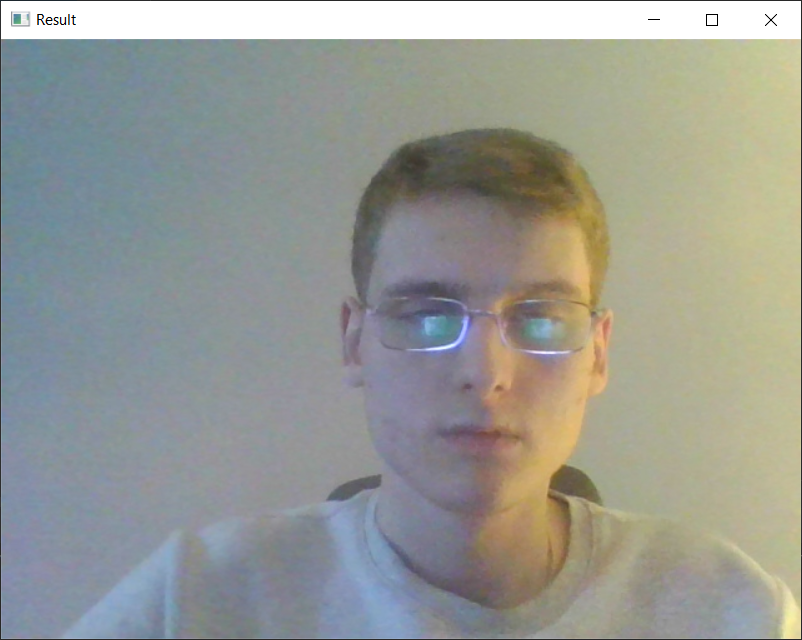
#> input picture Lab - 8/Liashuk.png, 802 x 640 px
$ python LR_8_Task_2.py
#> lines starting #> are read from the running program, lines starting #| are printed output that depends on the picture; after the words box and inside, x2 and y2 are one past the last pixel; in counts of white or black regions, pixels touching at a corner belong together
import cv2
import numpy as np

img = cv2.imread("Liashuk.png")
#> img is the input picture: shape (640, 802, 3); mean B, G, R 148.2, 154.6, 152.5
kernel = np.ones((5,5),np.uint8)
imgGray = cv2.cvtColor(img,cv2.COLOR_BGR2GRAY)
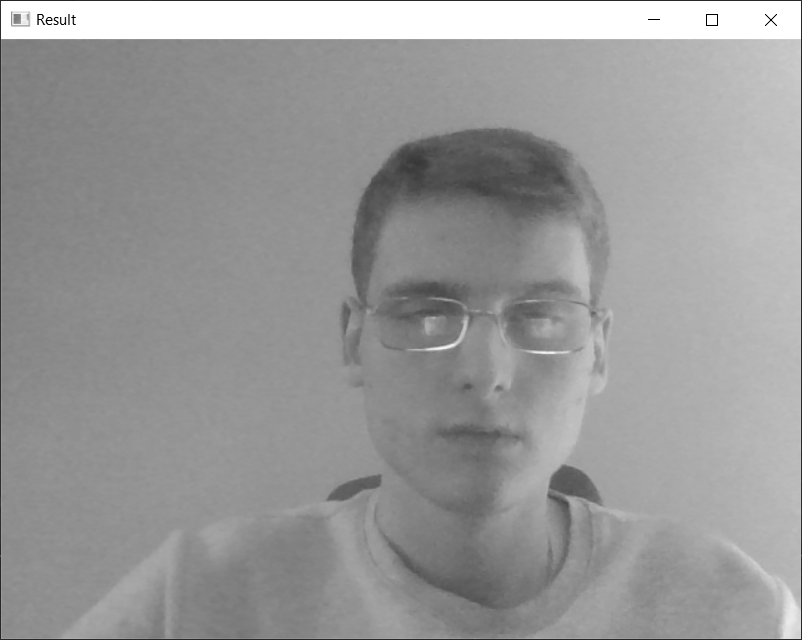
#> imgGray: shape (640, 802); min 0, max 255, mean 153.2
imgBlur = cv2.GaussianBlur(imgGray,(7,7),0)
imgCanny = cv2.Canny(img,50,50)
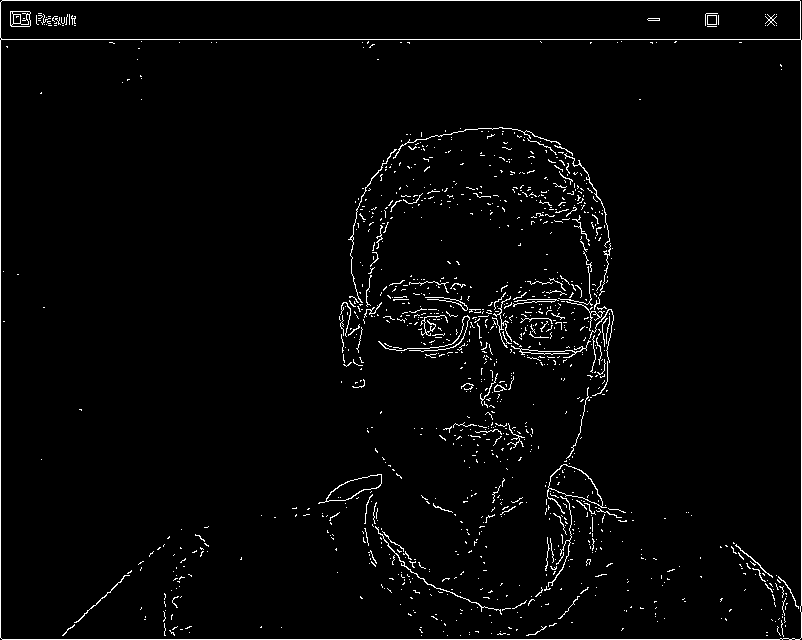
#> imgCanny: shape (640, 802); 2.6% white in thin lines or dots
imgDialation = cv2.dilate(imgCanny,kernel,iterations=1)
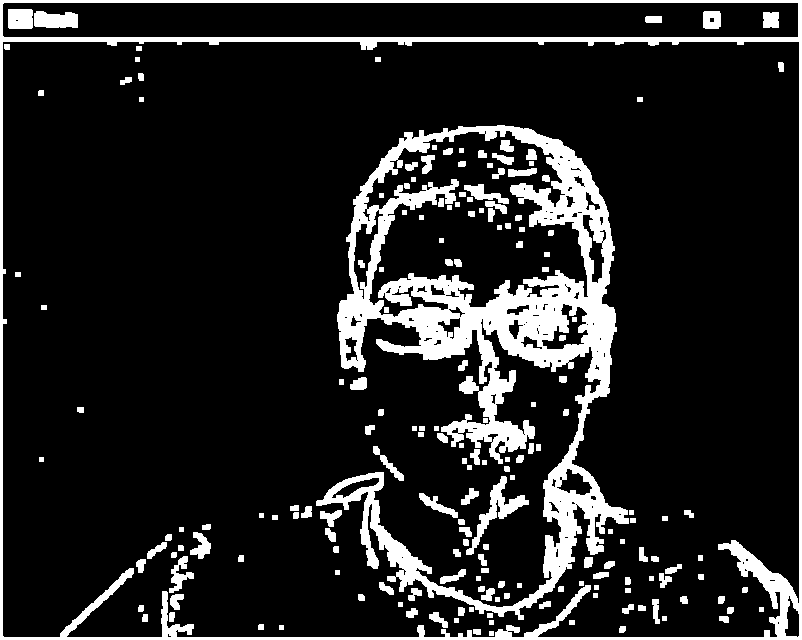
#> imgDialation: shape (640, 802); 13.7% white; 184 white regions, largest, box (x1, y1, x2, y2) and area: (316, 125, 629, 620) 39442, (0, 0, 802, 640) 17177, (466, 476, 529, 555) 1069
imgEroded = cv2.erode(imgDialation,kernel,iterations=1)
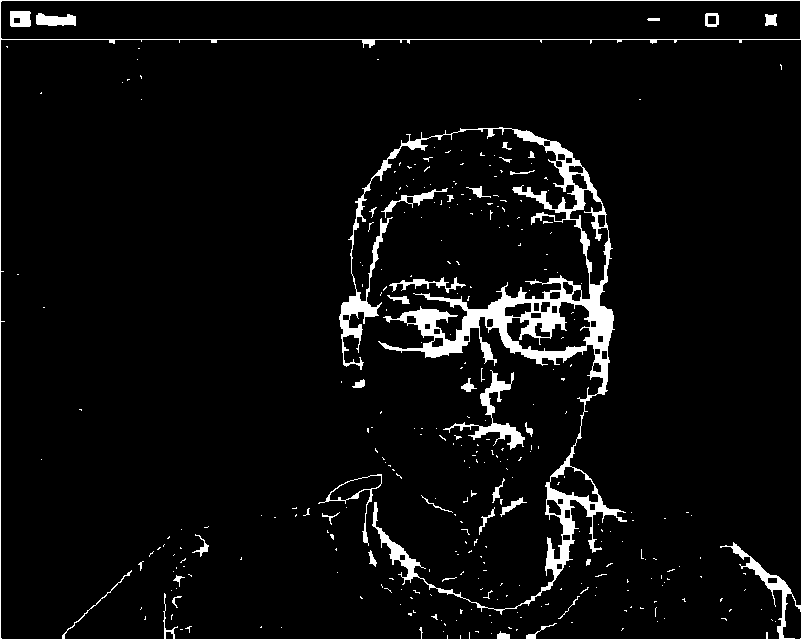
#> imgEroded: shape (640, 802); 5.1% white; 313 white regions (278 under 20 px), largest, box (x1, y1, x2, y2) and area: (339, 127, 627, 615) 15459, (0, 0, 802, 640) 5295, (443, 370, 525, 450) 1172

cv2.imshow("Liashuk ",img)
cv2.imshow("Gray Image",imgGray)
cv2.imshow("Blur Image",imgBlur)
cv2.imshow("Canny Image",imgCanny)
cv2.imshow("Dialation Image",imgDialation)
cv2.imshow("Eroded Image",imgEroded)
cv2.waitKey(0)

$ run again, with Lab - 8/coins_2.JPG saved as Lab - 8/Liashuk.png
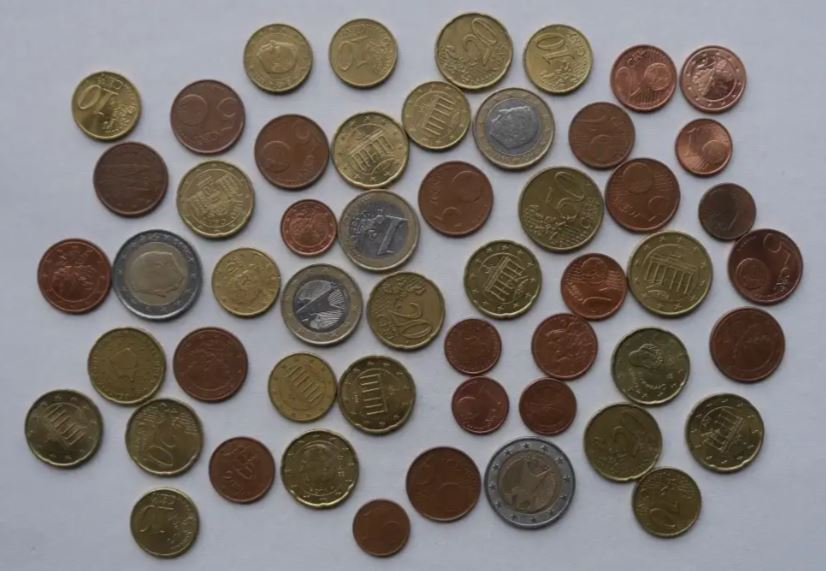
#> input picture Lab - 8/coins_2.JPG, 826 x 571 px
#> img is the input picture: shape (571, 826, 3); mean B, G, R 114.7, 118.8, 125.6
#> `imgCanny = cv2.Canny(img,50,50)`:
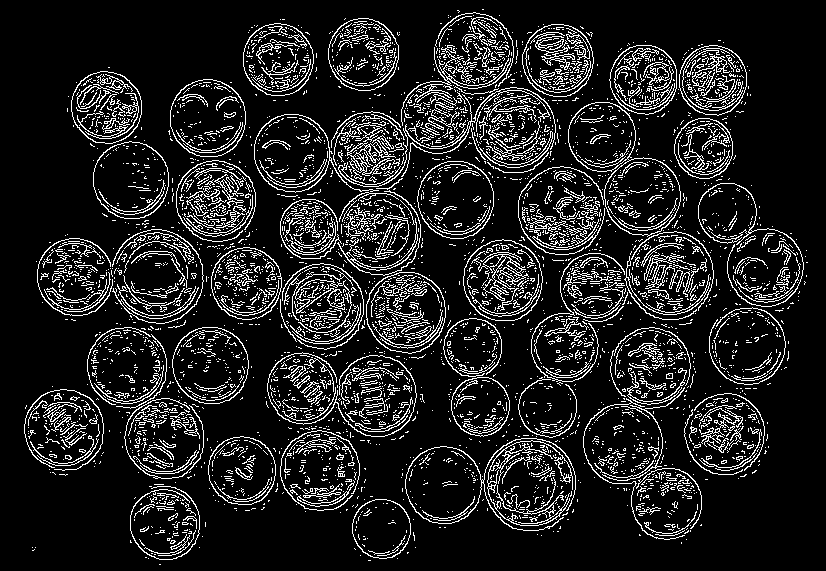
#> imgCanny: shape (571, 826); 12.6% white in thin lines or dots
#> imgDialation: shape (571, 826); 51.8% white; 589 black regions (420 under 20 px), largest, box (x1, y1, x2, y2) and area: (0, 0, 826, 571) 156376, (154, 284, 298, 460) 6290, (346, 342, 505, 507) 6126
#> `imgEroded = cv2.erode(imgDialation,kernel,iterations=1)`:
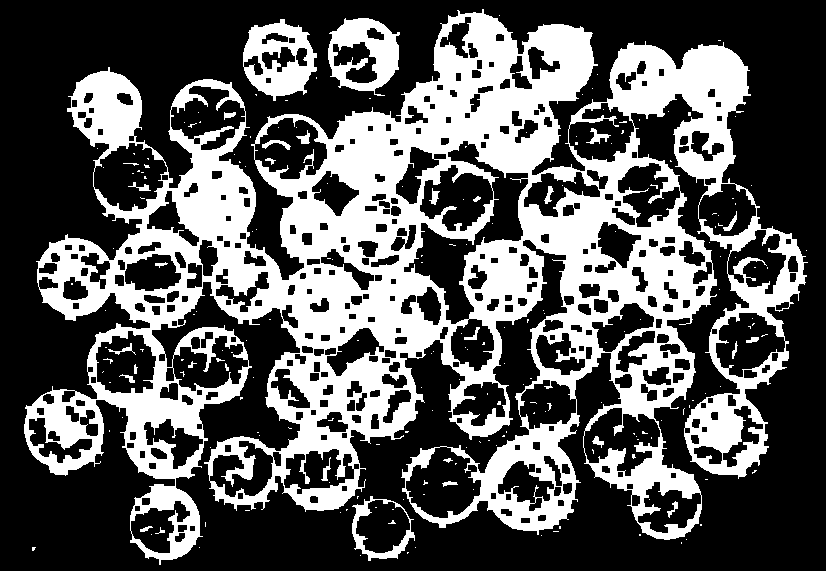
#> imgEroded: shape (571, 826); 35.2% white; 210 white regions (179 under 20 px), largest, box (x1, y1, x2, y2) and area: (24, 9, 808, 565) 156402, (243, 19, 317, 101) 3327, (328, 18, 400, 96) 2983
